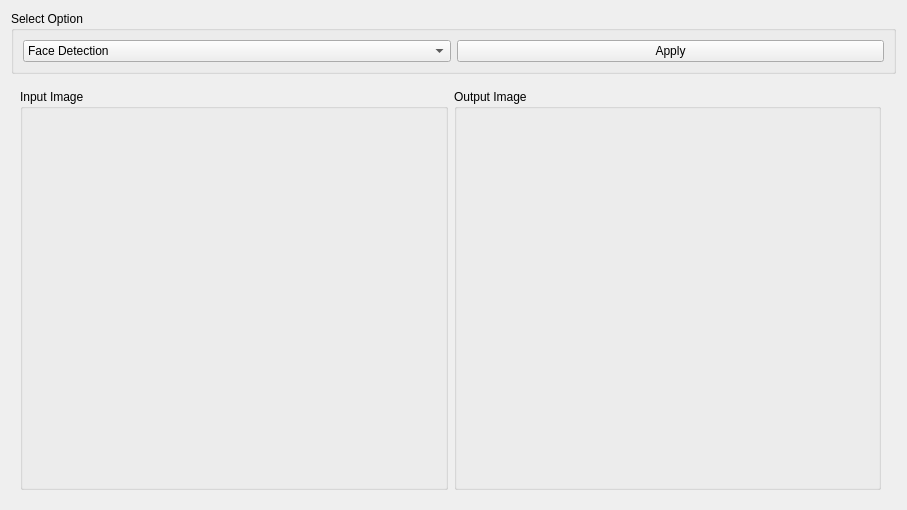
<?xml version="1.0" encoding="UTF-8"?>
<ui version="4.0">
 <class>page11</class>
 <widget class="QWidget" name="page11">
  <property name="geometry">
   <rect>
    <x>0</x>
    <y>0</y>
    <width>907</width>
    <height>510</height>
   </rect>
  </property>
  <property name="windowTitle">
   <string>Form</string>
  </property>
  <layout class="QGridLayout" name="gridLayout">
   <item row="1" column="0">
    <widget class="QStackedWidget" name="stackedWidget">
     <property name="currentIndex">
      <number>0</number>
     </property>
     <widget class="QWidget" name="page">
      <layout class="QHBoxLayout" name="horizontalLayout_4">
       <item>
        <widget class="QGroupBox" name="inputBox">
         <property name="sizePolicy">
          <sizepolicy hsizetype="Preferred" vsizetype="Preferred">
           <horstretch>0</horstretch>
           <verstretch>0</verstretch>
          </sizepolicy>
         </property>
         <property name="title">
          <string>Input Image</string>
         </property>
         <layout class="QHBoxLayout" name="horizontalLayout">
          <item>
           <widget class="Clickable" name="inputImageLabel">
            <property name="text">
             <string/>
            </property>
           </widget>
          </item>
         </layout>
        </widget>
       </item>
       <item>
        <widget class="QGroupBox" name="outputBox">
         <property name="title">
          <string>Output Image</string>
         </property>
         <layout class="QHBoxLayout" name="horizontalLayout_2">
          <item>
           <widget class="QLabel" name="outputImageLabel">
            <property name="text">
             <string/>
            </property>
           </widget>
          </item>
         </layout>
        </widget>
       </item>
      </layout>
     </widget>
    </widget>
   </item>
   <item row="0" column="0" colspan="2">
    <widget class="QGroupBox" name="groupBox">
     <property name="title">
      <string>Select Option</string>
     </property>
     <layout class="QHBoxLayout" name="horizontalLayout_3">
      <item>
       <widget class="QComboBox" name="optionsBox">
        <item>
         <property name="text">
          <string>Face Detection</string>
         </property>
        </item>
        <item>
         <property name="text">
          <string>Face Recognition</string>
         </property>
        </item>
       </widget>
      </item>
      <item>
       <widget class="QPushButton" name="applyButton">
        <property name="text">
         <string>Apply</string>
        </property>
       </widget>
      </item>
     </layout>
    </widget>
   </item>
  </layout>
 </widget>
 <customwidgets>
  <customwidget>
   <class>Clickable</class>
   <extends>QLabel</extends>
   <header>utilities/clickable.h</header>
   <slots>
    <signal>clicked()</signal>
   </slots>
  </customwidget>
 </customwidgets>
 <resources/>
 <connections/>
</ui>
